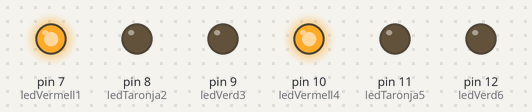
Recording of a sketch running on a simulated Arduino Uno, built with avr-gcc and run on an emulated ATmega328P. Shown: output pins drawn as LEDs (lit = HIGH).

Above: at 1.5 s.
At 6.0 s:
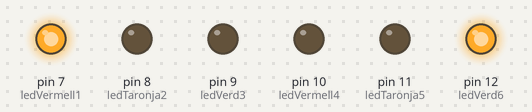
At 10.5 s:
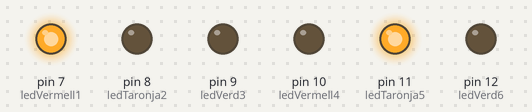
At 18.0 s:
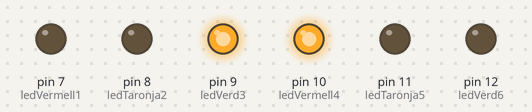
At 22.5 s:
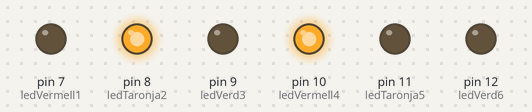
Timing chart, 0 to 35.1 s (numbered marks = the images above):
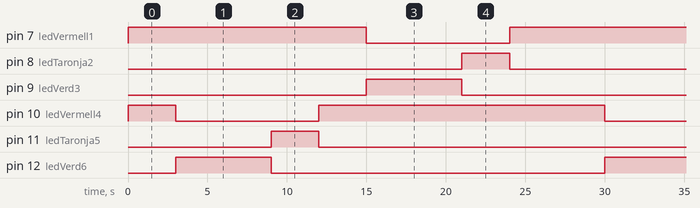

Measured:
- by itself, pin 7 (ledVermell1), pin 10 (ledVermell4): repeats every 27.0 s: LOW 9.0 s, HIGH 18.0 s
- by itself, pin 8 (ledTaronja2), pin 11 (ledTaronja5): alternates HIGH for 3.0 s and LOW for 24.0 s
- by itself, pin 9 (ledVerd3), pin 12 (ledVerd6): alternates HIGH for 6.0 s and LOW for 21.0 s

The sketch:

prog_2.1.ino
```cpp
/*************************************************************************
**                                                                      **
**              Descripció programa                                     **
**                                                                      **
*************************************************************************/

//******  Includes   *****************************************************


//******  Variables  *****************************************************


//******  Setup  *********************************************************


int ledVermell1 = 7;
int ledTaronja2 = 8;
int ledVerd3 = 9;
int ledVermell4 = 10;
int ledTaronja5 = 11;
int ledVerd6 = 12;


//El void setup només s'executa un cop durant tot el programa.
void setup()
{
  // Configració del pins de sortida

  pinMode(ledVermell1, OUTPUT);
  pinMode(ledTaronja2, OUTPUT);
  pinMode(ledVerd3, OUTPUT);
  pinMode(ledVermell4, OUTPUT);
  pinMode(ledTaronja5, OUTPUT);
  pinMode(ledVerd6, OUTPUT);

  Serial.begin(9600);

}

// La funció Loop es va repetin cada cop.
void loop()

  // seqüència semàfor  A

 {
    digitalWrite(ledVermell1, HIGH);
    digitalWrite(ledVermell4, HIGH);
    delay(3000);

    digitalWrite(ledVermell4, LOW);
    digitalWrite(ledVermell1, HIGH);
    digitalWrite(ledVerd6, HIGH);
    delay(6000);


    digitalWrite(ledVerd6, LOW);
    digitalWrite(ledTaronja5, HIGH);
    digitalWrite(ledVermell1, HIGH);
    delay(3000);

    digitalWrite(ledTaronja5, LOW);
    digitalWrite(ledVermell4, HIGH);
    digitalWrite(ledVermell1,HIGH);
    delay(3000);

    digitalWrite(ledVermell1, LOW);
    digitalWrite(ledVerd3, HIGH);
    digitalWrite(ledVermell4, HIGH);
    delay(6000);

    digitalWrite(ledVerd3, LOW);
    digitalWrite(ledTaronja2, HIGH);
    digitalWrite(ledVermell4, HIGH);
    delay(3000);

    digitalWrite(ledTaronja2, LOW);
    digitalWrite(ledVermell1, HIGH);
    digitalWrite(ledVermell4, HIGH);
    delay(3000);

    digitalWrite(ledVermell1, LOW);
    digitalWrite(ledVermell4, LOW);


}
```
